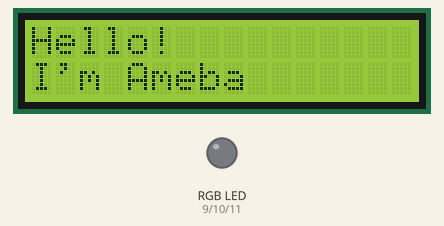
Simulated run of this sketch. Board: Arduino Uno, built with avr-gcc and run on an emulated ATmega328P. On the bench: 16×2 character LCD, an RGB LED mixed from three pins (HIGH = lit). What the sketch prints to the serial monitor is not drawn.

Above: at 0.1 s.
At 3.1 s:
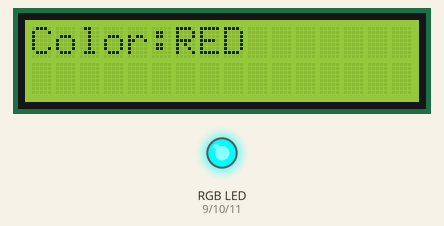
At 7.2 s:
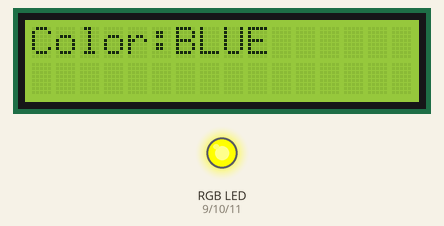
At 11.3 s:
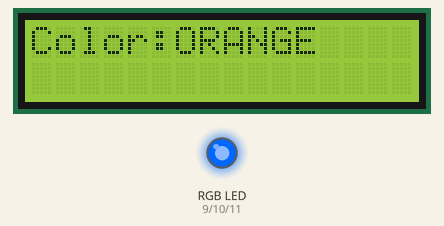
At 20.4 s:
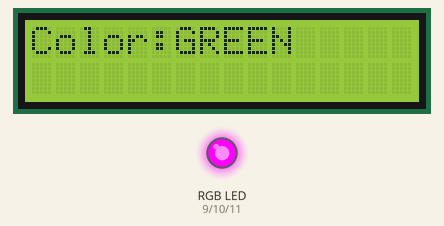
At 37.7 s:
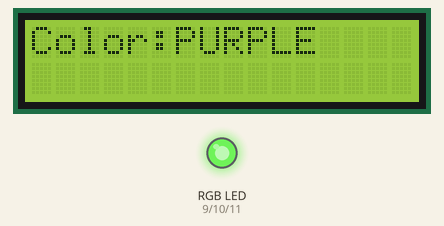
Timing chart, 0 to 40.0 s (numbered marks = the images above):
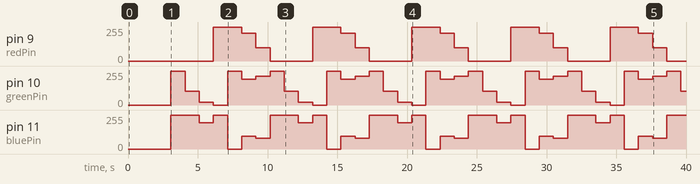

Measured:
- by itself, pin 9 (redPin): repeats every 7.1 s: 207/255 1.0 s, 99/255 1.0 s, 0/255 3.0 s, 255/255 2.0 s
- by itself, pin 11 (bluePin): repeats every 7.1 s: 196/255 1.0 s, 255/255 1.0 s, 0/255 1.0 s, 96/255 1.0 s, 79/255 1.0 s, 255/255 2.0 s
- by itself, pin 10 (greenPin): repeats every 7.1 s: 103/255 1.0 s, 20/255 1.0 s, 0/255 1.0 s, 255/255 1.0 s, 192/255 1.0 s, 216/255 1.0 s, 255/255 1.0 s
- what the display in image 1 shows lasts 1.0 s, from 3.1 s to 4.1 s

The sketch:

RGBLedControl.ino
```cpp
/*
   Measuring ambient light by light dependent resistor module connected with ameba arduino and printing on I2C LCD
   Connecting A0 to ameba pin A0
   Connecting DO to ameba pin D2
   By Bruce Chiu
*/
//including I2C LCD related libraries
// LCM1602 I2C LCD
#include <Wire.h>   //Include I2C Library
#include <LiquidCrystal_I2C.h>  //Include I2C LCD Library
LiquidCrystal_I2C lcd(0x27, 2, 1, 0, 4, 5, 6, 7, 3, POSITIVE);  // Set the LCD I2C address

const int ldrPin = A0;
const int doPin = 18;
int analogValue = 0, prevAnalogValue = 0;
//for lighting control
#define COMMON_ANODE
const int redPin = 9;
const int greenPin = 10;
const int bluePin = 11;
//enum colors {RED = 9, GREEN, BLUE, OFF};
unsigned long colorMap[] = {0xFF0000, 0xFF9800, 0xFFEB3B, 0x00FF00, 0xFF, 0x303F9F, 0x9C27B0};
char* colorName[]={"RED","ORANGE","YELLOW","GREEN","BLUE","INDIGO","PURPLE"};


void setup() {
  // put your setup code here, to run once:
  Serial.begin(9600);
  //initializing I2C LCD
  lcd.begin(16, 2);
  //set doPin as input
  pinMode(doPin, INPUT);
  //printing welcom message
  lcd.setCursor(0, 0);
  lcd.print("Hello!");
  lcd.setCursor(0, 1);
  lcd.print("I'm Ameba");
  delay(3000);
}

void loop() {
  showSevenColors();

}

void showSevenColors() {
  int red, green, blue;
  for(int i=0;i<sizeof(colorMap)/sizeof(unsigned long);i++){
    red = (colorMap[i] & 0xFF0000) >> 16;
    green = (colorMap[i] & 0xFF00) >> 8;
    blue = colorMap[i] & 0xFF;
    Serial.println("R,G,B" + String(red) + "," + String(green) + "," + String(blue)+","+String(colorName[i]));
    setColor(red, green, blue);
    lcd.clear();
    lcd.setCursor(0, 0);
    lcd.print("Color:");
    lcd.print(colorName[i]);
    lcd.setCursor(0, 1);
    delay(1000);
  }
}


void setColor(int red, int green, int blue) {
#ifdef COMMON_ANODE
  red = 255 - red;
  green = 255 - green;
  blue = 255 - blue;
#endif
  analogWrite(redPin, red);
  analogWrite(greenPin, green);
  analogWrite(bluePin, blue);
}

//void setColor(colors c) {
//  switch (c) {
//    case RED:
//      analogWrite(redPin, 0);
//      analogWrite(greenPin, 255);
//      analogWrite(bluePin, 255);
//      break;
//    case GREEN:
//      analogWrite(redPin, 255);
//      analogWrite(greenPin, 0);
//      analogWrite(bluePin, 255);
//      break;
//    case BLUE:
//      analogWrite(redPin, 255);
//      analogWrite(greenPin, 255);
//      analogWrite(bluePin, 0);
//      break;
//    default:
//      analogWrite(redPin, 255);
//      analogWrite(greenPin, 255);
//      analogWrite(bluePin, 255);
//      break;
//  }
//}
```
